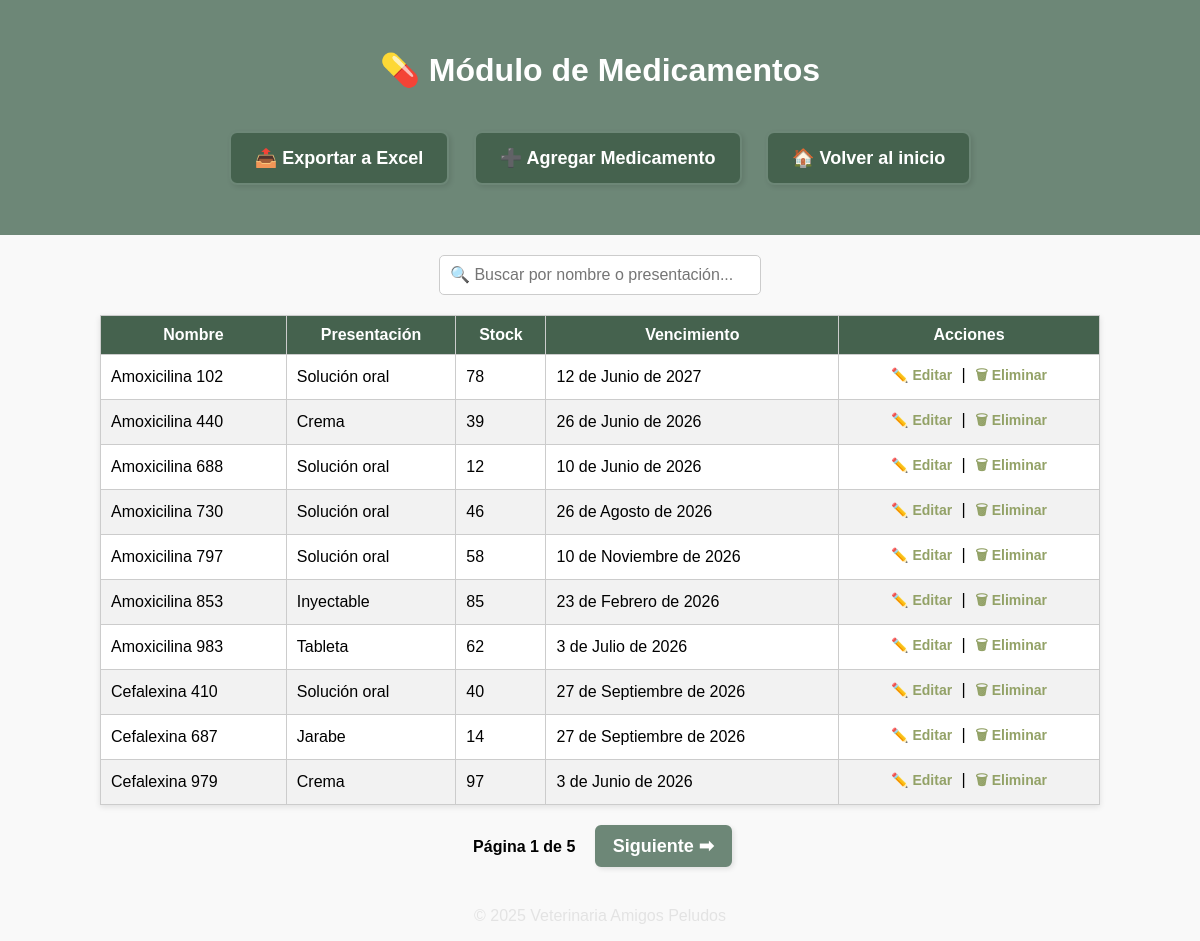
Screenshot of /medicamentos/ with the database file from the repository.
### principal/models.py (models this page shows, shortened)
class Medicamento(models.Model):
    nombre_med = models.CharField(max_length=100)
    presentacion = models.CharField(max_length=100)
    stock_disponible = models.IntegerField()
    fecha_vencimiento = models.DateField()
    activo = models.BooleanField(default=True)

### principal/views.py (the view)
# urls.py: path('medicamentos/', views.lista_medicamentos, name='lista_medicamentos'),
def lista_medicamentos(request):
    medicamentos = Medicamento.objects.filter(activo=True).order_by('nombre_med')  # o el filtro que uses
    paginator = Paginator(medicamentos, 10)  # 10 por página
    page_number = request.GET.get('page')
    page_obj = paginator.get_page(page_number)
    return render(request, 'principal/lista_medicamentos.html', {
        'page_obj': page_obj
    })

### principal/templates/principal/lista_medicamentos.html (shortened to what this page needs)
{% load static %}
<!DOCTYPE html>
<html lang="es">
<head>
    <link rel="stylesheet" href="{% static 'principal/css/listas.css' %}">
</head>
<body>
<header>
    <h1>💊 Módulo de Medicamentos</h1>
    <a href="{% url 'exportar_medicamentos' %}" class="btn">📤 Exportar a Excel</a>
    <a href="{% url 'crear_medicamento' %}" class="btn">➕ Agregar Medicamento</a>
    <a href="{% url 'inicio' %}" class="btn">🏠 Volver al inicio</a>
</header>
<div class="search-box">
    <input type="text" id="buscar" placeholder="🔍 Buscar por nombre o presentación...">
</div>
<table id="tabla-medicamentos">
    <thead>
        <tr>
            <th>Nombre</th>
            <th>Presentación</th>
            <th>Stock</th>
            <th>Vencimiento</th>
            <th>Acciones</th>
        </tr>
    </thead>
    <tbody>
        {% for m in page_obj %}
        <tr>
            <td>{{ m.nombre_med }}</td>
            <td>{{ m.presentacion }}</td>
            <td>{{ m.stock_disponible }}</td>
            <td>{{ m.fecha_vencimiento }}</td>
            <td class="acciones">
                <a href="{% url 'editar_medicamento' m.id %}">✏️ Editar</a> |
                <a href="{% url 'eliminar_medicamento' m.id %}" onclick="return confirm('¿Eliminar este medicamento?')">🗑 Eliminar</a>
            </td>
        </tr>
        {% empty %}
        <tr><td colspan="5">No hay medicamentos registrados.</td></tr>
        {% endfor %}
    </tbody>
</table>
<div class="paginacion" style="text-align:center; margin-top:20px;">
    <span style="margin: 0 10px; font-weight:bold;">
        Página {{ page_obj.number }} de {{ page_obj.paginator.num_pages }}
    </span>
    {% if page_obj.has_next %}
        <a class="btn" href="?page={{ page_obj.next_page_number }}">Siguiente ➡</a>
    {% endif %}
</div>
<footer>
    <p>© 2025 Veterinaria Amigos Peludos</p>
</footer>
</body>
</html>

### principal/static/principal/css/listas.css (style rules this page uses)
body { font-family: Arial, sans-serif; background-color: #f9f9f9; margin: 0; padding: 0; text-align: center; }
header { background-color: #6D8777; color: white; padding: 30px 20px; }
.btn { display: inline-flex; align-items: center; gap: 8px; margin: 20px 10px; padding: 14px 24px; background-color: #45624E; color: white; text-decoration: none; border-radius: 8px; font-size: 18px; font-weight: bold; border: 2px solid #6D8777; box-shadow: 2px 2px 5px rgba(0, 0, 0, 0.1); transition: background-color 0.3s ease, transform 0.2s ease; }
.search-box { margin: 20px auto; }
.search-box input { padding: 10px; width: 300px; font-size: 16px; border-radius: 5px; border: 1px solid #ccc; }
table { margin: 20px auto; border-collapse: collapse; width: 90%; max-width: 1000px; background-color: white; box-shadow: 0 2px 6px rgba(0,0,0,0.1); }
th, td { padding: 10px; border: 1px solid #ccc; text-align: left; }
th { background-color: #45624E; color: white; text-align: center; }
tr:nth-child(even) { background-color: #f2f2f2; }
td a { text-decoration: none; color: #6D8777; font-weight: bold; }
footer { margin-top: 40px; color: #e3e3e3; }
td:nth-child(5) { text-align: center; }
.acciones { white-space: nowrap; text-align: center; }
.acciones a { display: inline-block; margin: 0 5px; text-decoration: none; font-weight: bold; color: #93A267; transition: color 0.2s ease; }
.acciones { text-align: center; white-space: nowrap; }
.acciones a { font-weight: bold; color: #93A267; text-decoration: none; font-size: 14px; transition: color 0.2s ease; }
.paginacion a.btn { background-color: #6D8777; color: white; padding: 8px 16px; margin: 0 5px; text-decoration: none; border-radius: 6px; font-weight: bold; }

### rows the page displays
Medicamento: nombre_med "Amoxicilina 102", presentacion "Solución oral", stock_disponible "78", fecha_vencimiento "12 de Junio de 2027"
Medicamento: nombre_med "Amoxicilina 440", presentacion "Crema", stock_disponible "39", fecha_vencimiento "26 de Junio de 2026"
Medicamento: nombre_med "Amoxicilina 688", presentacion "Solución oral", stock_disponible "12", fecha_vencimiento "10 de Junio de 2026"
Medicamento: nombre_med "Amoxicilina 730", presentacion "Solución oral", stock_disponible "46", fecha_vencimiento "26 de Agosto de 2026"
Medicamento: nombre_med "Amoxicilina 797", presentacion "Solución oral", stock_disponible "58", fecha_vencimiento "10 de Noviembre de 2026"
Medicamento: nombre_med "Amoxicilina 853", presentacion "Inyectable", stock_disponible "85", fecha_vencimiento "23 de Febrero de 2026"
Medicamento: nombre_med "Amoxicilina 983", presentacion "Tableta", stock_disponible "62", fecha_vencimiento "3 de Julio de 2026"
Medicamento: nombre_med "Cefalexina 410", presentacion "Solución oral", stock_disponible "40", fecha_vencimiento "27 de Septiembre de 2026"
Medicamento: nombre_med "Cefalexina 687", presentacion "Jarabe", stock_disponible "14", fecha_vencimiento "27 de Septiembre de 2026"
Medicamento: nombre_med "Cefalexina 979", presentacion "Crema", stock_disponible "97", fecha_vencimiento "3 de Junio de 2026"

### other values shown
{{ page_obj.number }} "1"
{{ page_obj.paginator.num_pages }} "5"
